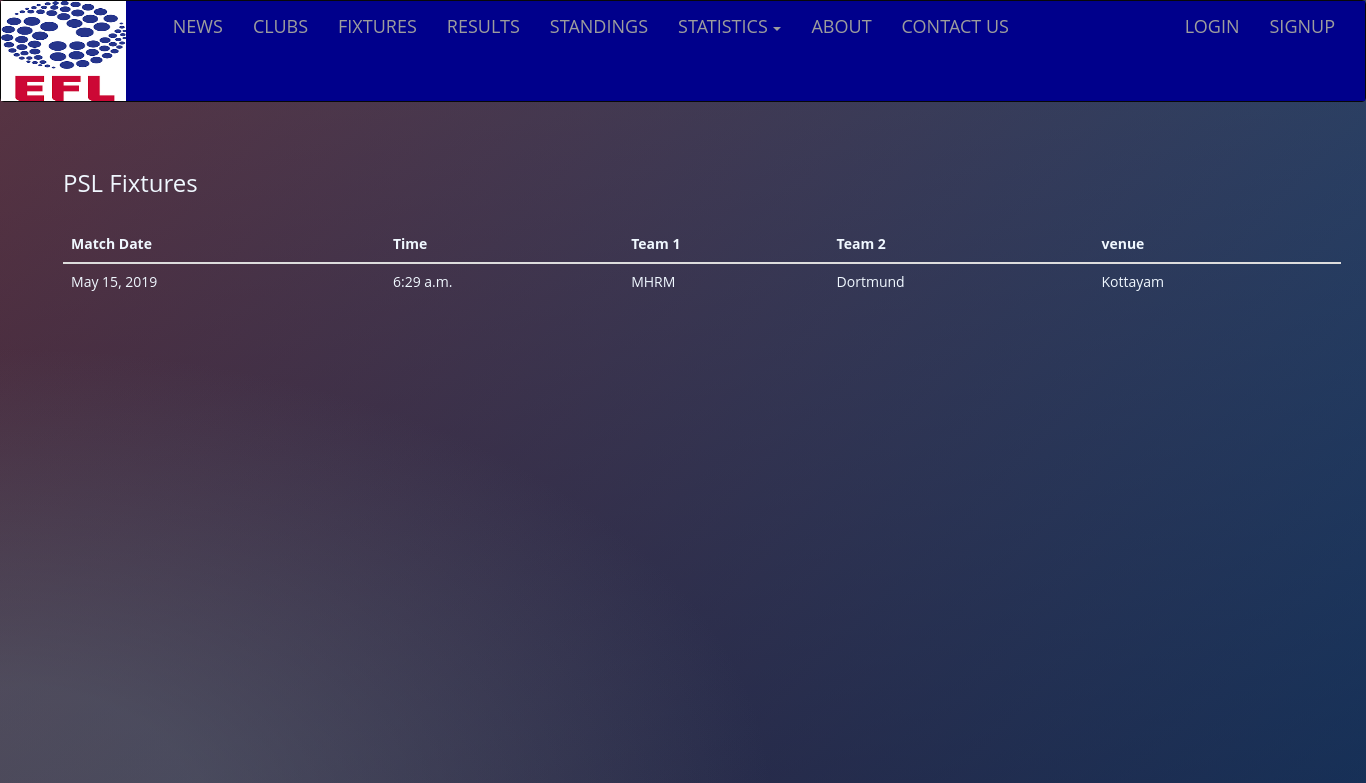
Page /fixture/27/ on the earlier database version.
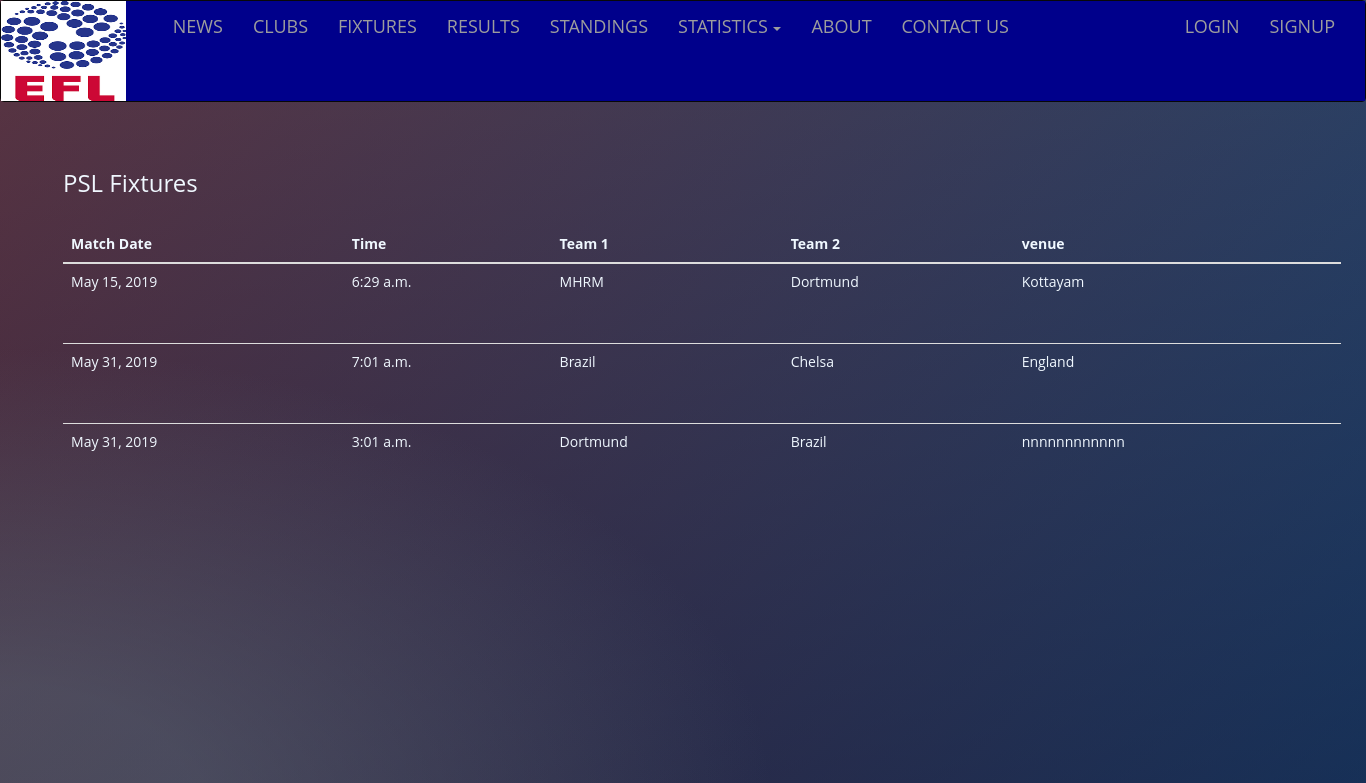
Same page on the later database version.
### Manager/models.py (models this page shows, shortened)
class AddFixture_table(models.Model):
    tr_name = models.ForeignKey(AddTournments,on_delete=models.CASCADE)
    team_one = models.CharField(max_length=30)
    team_two = models.CharField(max_length=30)
    match_name = models.CharField(max_length=50)
    match_date = models.DateField()
    match_time = models.TimeField()
    venue = models.CharField(max_length=30)
    status = models.BooleanField(default=False)

### Manager/views.py (the view)
# urls.py: url(r'^fixture/(?P<id>\d+)/$', views.fixture_list),
def fixture_list(request,id):
    tour_id = AddTournments.objects.get(id=id)
    print("Name of the tournmet is")
    print(tour_id)
    f_cursor =connection.cursor()
    f_cursor.execute("""SELECT Manager_addfixture_table.match_date,
	                               Manager_addfixture_table.match_time,
	                               Manager_addfixture_table.team_one,
	                               Manager_addfixture_table.team_two,
	                               Manager_addfixture_table.match_name,
	                               Manager_addfixture_table.venue
	from Manager_addfixture_table
    where Manager_addfixture_table.tr_name_id=%d"""%(int(tour_id.id)))
    fixture_dict = {}
    fixture_dict =dictfetchall(f_cursor)
    print(fixture_dict)
    return render(request,'Manager/fixture_list.html',{'tour_id':tour_id, 'fixture_dict':fixture_dict})

### Manager/models.py (called while the page is built)
    def __str__(self):
       return self.t_name

### Manager/views.py (called while the page is built)
def dictfetchall(cursor):
    columns = [col[0] for col in cursor.description]
    return [
        dict(zip(columns, row))
        for row in cursor.fetchall()
    ]

### templates/Manager/fixture_list.html (shortened to what this page needs)
<!DOCTYPE html>
{% extends 'Manager/indexbase.html'%}
{%load staticfiles%}
{% block indexblock%}
<link rel="stylesheet" href="{%static 'css/guest.css' %}">
<div class="container">
  <h3>{{tour_id}} Fixtures</h3> <br>
{%if fixture_dict%}
  <table class="table">
    <thead>
      <th>Match Date</th>
      <th>Time</th>
      <th>Team 1 </th>
      <th>Team 2</th>
      <th>venue</th>
    </thead>
    {%for f in fixture_dict%}
    <tr>
      <td style="height:80px;">{{f.match_date}}</td>
      <td>{{f.match_time}}</td>
      <td>{{f.team_one}}</td>
      <td>{{f.team_two}}</td>
      <td>{{f.venue}}</td>
    </tr>
    {%endfor%}
  </table>
{%else%}
  <p>No Fixtures Available</p>
{%endif%}
</div>
{%endblock%}

Differences in the rows shown:
added AddFixture_table: match_date "May 31, 2019", match_time "7:01 a.m.", team_one "Brazil", team_two "Chelsa", venue "England"
added AddFixture_table: match_date "May 31, 2019", match_time "3:01 a.m.", team_one "Dortmund", team_two "Brazil", venue "nnnnnnnnnnnn"
